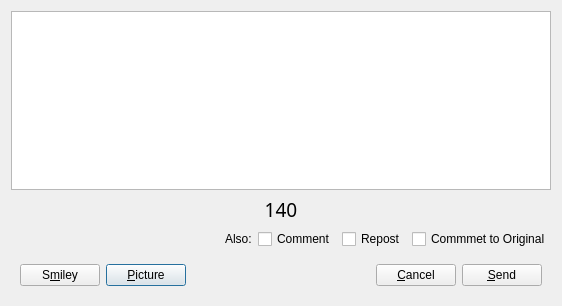
<?xml version="1.0" encoding="UTF-8"?>
<ui version="4.0">
 <class>NewPostWindow</class>
 <widget class="QDialog" name="NewPostWindow">
  <property name="geometry">
   <rect>
    <x>0</x>
    <y>0</y>
    <width>562</width>
    <height>306</height>
   </rect>
  </property>
  <property name="windowTitle">
   <string>New Message</string>
  </property>
  <property name="autoFillBackground">
   <bool>false</bool>
  </property>
  <property name="unifiedTitleAndToolBarOnMac" stdset="0">
   <bool>false</bool>
  </property>
  <layout class="QVBoxLayout" name="verticalLayout_2">
   <item>
    <layout class="QVBoxLayout" name="verticalLayout">
     <property name="sizeConstraint">
      <enum>QLayout::SetDefaultConstraint</enum>
     </property>
     <item>
      <widget class="WCompleteLineEdit" name="textEdit">
       <property name="mouseTracking">
        <bool>true</bool>
       </property>
       <property name="frameShadow">
        <enum>QFrame::Sunken</enum>
       </property>
      </widget>
     </item>
     <item>
      <widget class="QLabel" name="label">
       <property name="font">
        <font>
         <family>Arial Black</family>
         <pointsize>14</pointsize>
        </font>
       </property>
       <property name="layoutDirection">
        <enum>Qt::LeftToRight</enum>
       </property>
       <property name="text">
        <string>140</string>
       </property>
       <property name="textFormat">
        <enum>Qt::PlainText</enum>
       </property>
       <property name="alignment">
        <set>Qt::AlignCenter</set>
       </property>
      </widget>
     </item>
    </layout>
   </item>
   <item>
    <layout class="QHBoxLayout" name="horizontalLayout">
     <property name="sizeConstraint">
      <enum>QLayout::SetFixedSize</enum>
     </property>
     <property name="rightMargin">
      <number>0</number>
     </property>
     <item>
      <spacer name="horizontalSpacer_2">
       <property name="orientation">
        <enum>Qt::Horizontal</enum>
       </property>
       <property name="sizeHint" stdset="0">
        <size>
         <width>40</width>
         <height>20</height>
        </size>
       </property>
      </spacer>
     </item>
     <item>
      <widget class="QLabel" name="label_2">
       <property name="text">
        <string>Also:</string>
       </property>
      </widget>
     </item>
     <item>
      <widget class="QCheckBox" name="chk_comment">
       <property name="text">
        <string>Comment</string>
       </property>
      </widget>
     </item>
     <item>
      <widget class="QCheckBox" name="chk_repost">
       <property name="text">
        <string>Repost</string>
       </property>
      </widget>
     </item>
     <item>
      <widget class="QCheckBox" name="chk_comment_original">
       <property name="text">
        <string>Commmet to Original</string>
       </property>
      </widget>
     </item>
    </layout>
   </item>
   <item>
    <widget class="QWidget" name="widget_2" native="true">
     <property name="minimumSize">
      <size>
       <width>0</width>
       <height>40</height>
      </size>
     </property>
     <layout class="QGridLayout" name="gridLayout_2">
      <item row="0" column="2">
       <spacer name="horizontalSpacer">
        <property name="orientation">
         <enum>Qt::Horizontal</enum>
        </property>
        <property name="sizeHint" stdset="0">
         <size>
          <width>40</width>
          <height>20</height>
         </size>
        </property>
       </spacer>
      </item>
      <item row="0" column="1">
       <widget class="QPushButton" name="pushButton_picture">
        <property name="text">
         <string>&amp;Picture</string>
        </property>
       </widget>
      </item>
      <item row="0" column="3">
       <widget class="QPushButton" name="pushButton_cancel">
        <property name="text">
         <string>&amp;Cancel</string>
        </property>
       </widget>
      </item>
      <item row="0" column="4">
       <widget class="QPushButton" name="pushButton_send">
        <property name="text">
         <string>&amp;Send</string>
        </property>
       </widget>
      </item>
      <item row="0" column="0">
       <widget class="QPushButton" name="pushButton">
        <property name="text">
         <string>S&amp;miley</string>
        </property>
       </widget>
      </item>
     </layout>
     <zorder>pushButton_picture</zorder>
     <zorder>pushButton_cancel</zorder>
     <zorder>pushButton_send</zorder>
     <zorder>horizontalSpacer</zorder>
     <zorder>pushButton</zorder>
    </widget>
   </item>
  </layout>
 </widget>
 <customwidgets>
  <customwidget>
   <class>WCompleteLineEdit</class>
   <extends>QTextEdit</extends>
   <header>WCompleteLineEdit.h</header>
  </customwidget>
 </customwidgets>
 <resources/>
 <connections>
  <connection>
   <sender>pushButton_cancel</sender>
   <signal>clicked()</signal>
   <receiver>NewPostWindow</receiver>
   <slot>close()</slot>
   <hints>
    <hint type="sourcelabel">
     <x>492</x>
     <y>292</y>
    </hint>
    <hint type="destinationlabel">
     <x>280</x>
     <y>192</y>
    </hint>
   </hints>
  </connection>
  <connection>
   <sender>pushButton_picture</sender>
   <signal>clicked()</signal>
   <receiver>NewPostWindow</receiver>
   <slot>addImage()</slot>
   <hints>
    <hint type="sourcelabel">
     <x>148</x>
     <y>292</y>
    </hint>
    <hint type="destinationlabel">
     <x>280</x>
     <y>145</y>
    </hint>
   </hints>
  </connection>
  <connection>
   <sender>NewPostWindow</sender>
   <signal>apiError(QString)</signal>
   <receiver>NewPostWindow</receiver>
   <slot>showError(QString)</slot>
   <hints>
    <hint type="sourcelabel">
     <x>280</x>
     <y>145</y>
    </hint>
    <hint type="destinationlabel">
     <x>280</x>
     <y>145</y>
    </hint>
   </hints>
  </connection>
  <connection>
   <sender>NewPostWindow</sender>
   <signal>sendSuccessful()</signal>
   <receiver>NewPostWindow</receiver>
   <slot>close()</slot>
   <hints>
    <hint type="sourcelabel">
     <x>280</x>
     <y>145</y>
    </hint>
    <hint type="destinationlabel">
     <x>280</x>
     <y>145</y>
    </hint>
   </hints>
  </connection>
  <connection>
   <sender>pushButton_send</sender>
   <signal>clicked()</signal>
   <receiver>NewPostWindow</receiver>
   <slot>send()</slot>
   <hints>
    <hint type="sourcelabel">
     <x>553</x>
     <y>292</y>
    </hint>
    <hint type="destinationlabel">
     <x>528</x>
     <y>237</y>
    </hint>
   </hints>
  </connection>
  <connection>
   <sender>pushButton</sender>
   <signal>clicked()</signal>
   <receiver>NewPostWindow</receiver>
   <slot>showSmiley()</slot>
   <hints>
    <hint type="sourcelabel">
     <x>57</x>
     <y>292</y>
    </hint>
    <hint type="destinationlabel">
     <x>48</x>
     <y>228</y>
    </hint>
   </hints>
  </connection>
  <connection>
   <sender>textEdit</sender>
   <signal>textChanged()</signal>
   <receiver>NewPostWindow</receiver>
   <slot>checkChars()</slot>
   <hints>
    <hint type="sourcelabel">
     <x>109</x>
     <y>152</y>
    </hint>
    <hint type="destinationlabel">
     <x>110</x>
     <y>233</y>
    </hint>
   </hints>
  </connection>
 </connections>
 <slots>
  <signal>apiError(QString)</signal>
  <signal>sendSuccessful()</signal>
  <slot>addImage()</slot>
  <slot>checkChars()</slot>
  <slot>send()</slot>
  <slot>showError(QString)</slot>
  <slot>showSmiley()</slot>
 </slots>
</ui>
